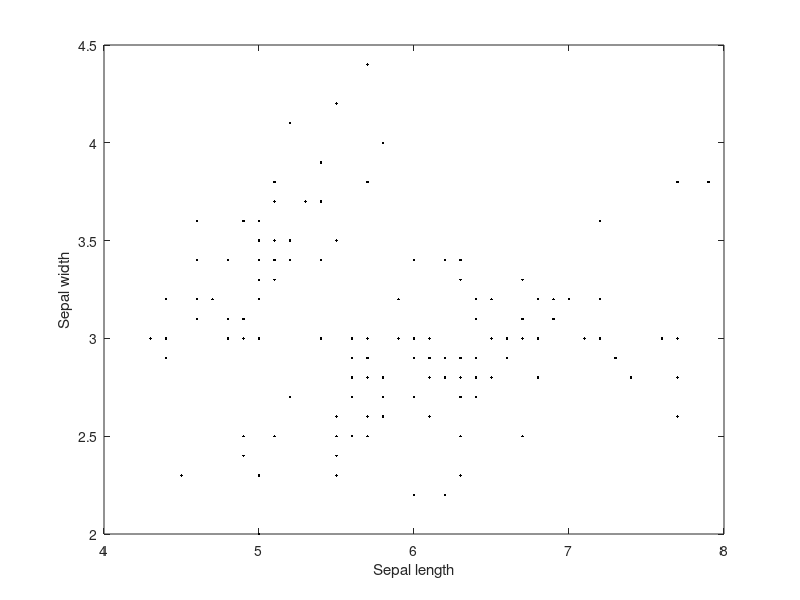
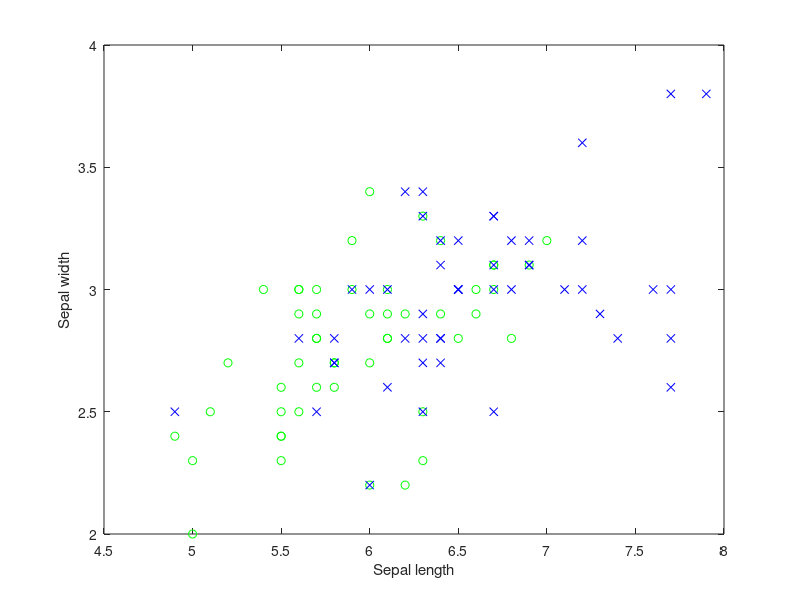
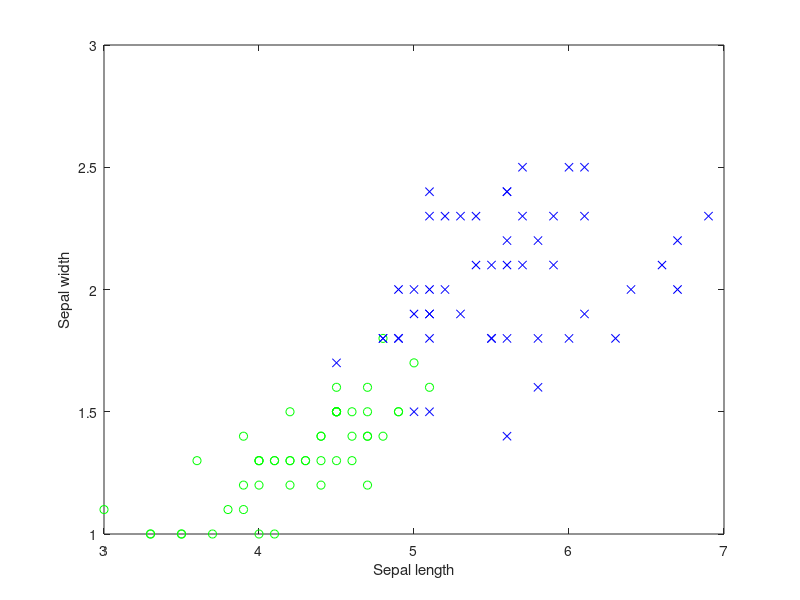

Recreate these plots in MATLAB, in order.
% clear: 작업공간의 변수를 모두 지워라/ close all: 그림이 떠있다면 다 지워라/
% clc 명령창에 있는 것들을 다 지워라 
clear; close all; clc; 

%붓꽃 데이터 불러오기 
%meas 1열: sepal length
%meas 2열: sepal width
%meas 3열: petal length
%meas 4열: petal width

load fisheriris;


%%특징 그려보기 
figure;
plot(meas(:,1), meas(:,2),'k.');
xlabel('Sepal length');
ylabel('Sepal width');

%% 각 종을 숫자로 표현 1:setosa 2:versicolor 3:virginica
spcs2num=[];
for k=1:1:length(species)
    if strcmp(species(k), 'setoas') == 1
        spcs2num(k,1) = 1;
    elseif strcmp(species(k),'versicolor')==1
        spcs2num(k,1) = 2;
    elseif strcmp(species(k),'virginica')==1
        spcs2num(k,1) = 3;
    end
end

%% 종별로 다른 색으로 그려보기
idx1= find(spcs2num==1);  %setaos만 찾기
idx2= find(spcs2num==2);  %versicolor만 찾기
idx3= find(spcs2num==3);  %virginica만 찾기

figure;
plot(meas(idx1,1), meas(idx1,2),'r.'); hold on; %setosa 빨간색 점
plot(meas(idx2,1), meas(idx2,2),'go'); hold on; %versicolor만 녹색 동그라미
plot(meas(idx3,1), meas(idx3,2),'bx'); hold on; %virginica만 파란색 x
xlabel('Sepal length');
ylabel('Sepal width');

figure;
plot(meas(idx1,3), meas(idx1,4),'r.'); hold on; %setosa 빨간색 점
plot(meas(idx2,3), meas(idx2,4),'go'); hold on; %versicolor만 녹색 동그라미
plot(meas(idx3,3), meas(idx3,4),'bx'); hold on; %virginica만 파란색 x
xlabel('Sepal length');
ylabel('Sepal width');


%% 학습데이터와 평가데이터 나누기
% 두개의 그룹만 먼저 나눠봅시다 versicolor vs. virginica
% 오늘은 편의상 아래와 같이 나누겠음
% 1~50: setosa, 51~100: versicolor, 101~150: virginica
% 학습데이터. 71~100: versicolor, 121~150: virginica 총 60개
% 평가데이터. 51~70: versicolor, 101~120: virginica 총 40개

tr_id = [71:1:100 121:1:150];
Training_data = meas(tr_id,:);
Training_label = spcs2num(tr_id,:);

ts_id = [51:1:70 101:1:120];
Test_data = meas(ts_id,:);
Test_label = spcs2num(ts_id,:);
